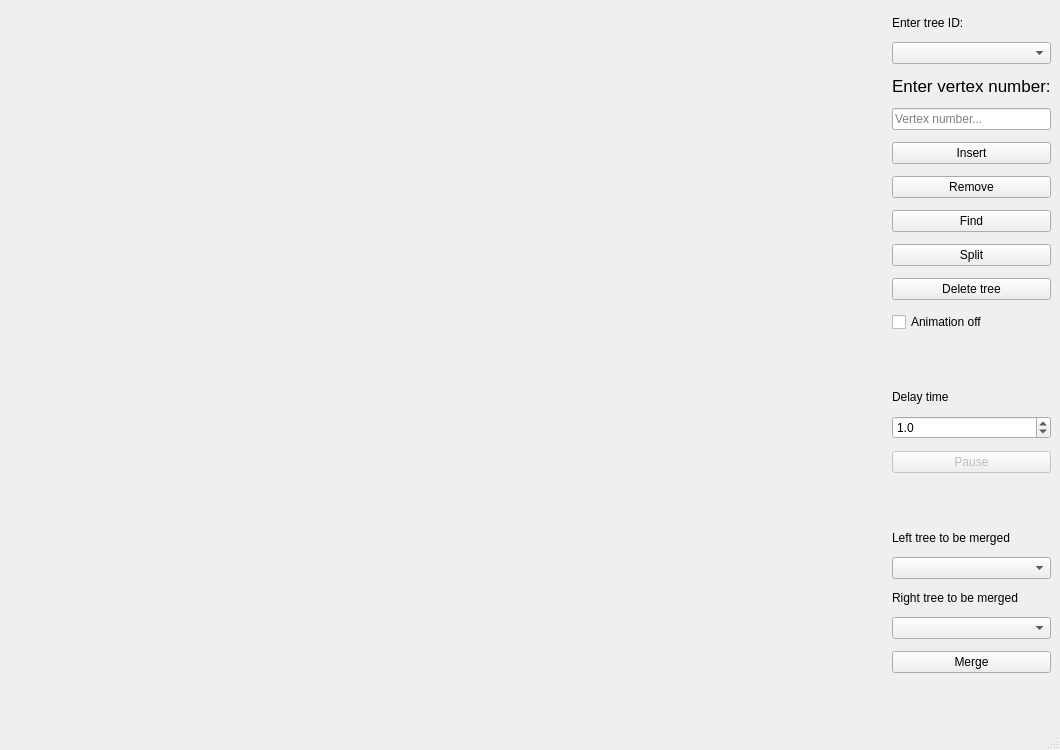
<?xml version="1.0" encoding="UTF-8"?>
<ui version="4.0">
 <class>MainWindow</class>
 <widget class="QMainWindow" name="MainWindow">
  <property name="geometry">
   <rect>
    <x>0</x>
    <y>0</y>
    <width>1060</width>
    <height>750</height>
   </rect>
  </property>
  <property name="windowTitle">
   <string>DSViz</string>
  </property>
  <property name="layoutDirection">
   <enum>Qt::LeftToRight</enum>
  </property>
  <widget class="QWidget" name="centralwidget">
   <layout class="QVBoxLayout" name="verticalLayout">
    <item>
     <layout class="QHBoxLayout" name="horizontalLayout_2" stretch="0,30,0">
      <property name="sizeConstraint">
       <enum>QLayout::SetDefaultConstraint</enum>
      </property>
      <item>
       <widget class="QwtSlider" name="qwt_slider" native="true"/>
      </item>
      <item>
       <widget class="QwtPlot" name="qwt_plot" native="true"/>
      </item>
      <item>
       <layout class="QVBoxLayout" name="verticalLayout_2">
        <property name="spacing">
         <number>12</number>
        </property>
        <property name="topMargin">
         <number>7</number>
        </property>
        <item>
         <widget class="QLabel" name="label_2">
          <property name="text">
           <string>Enter tree ID:</string>
          </property>
         </widget>
        </item>
        <item>
         <widget class="QComboBox" name="maintreeId"/>
        </item>
        <item>
         <widget class="QLabel" name="label">
          <property name="font">
           <font>
            <family>.AppleSystemUIFont</family>
            <pointsize>13</pointsize>
           </font>
          </property>
          <property name="text">
           <string>Enter vertex number:</string>
          </property>
         </widget>
        </item>
        <item>
         <widget class="QLineEdit" name="vertexId">
          <property name="inputMask">
           <string/>
          </property>
          <property name="text">
           <string/>
          </property>
          <property name="placeholderText">
           <string>Vertex number...</string>
          </property>
         </widget>
        </item>
        <item>
         <widget class="QPushButton" name="insertButton">
          <property name="text">
           <string>Insert</string>
          </property>
         </widget>
        </item>
        <item>
         <widget class="QPushButton" name="removeButton">
          <property name="text">
           <string>Remove</string>
          </property>
         </widget>
        </item>
        <item>
         <widget class="QPushButton" name="findButton">
          <property name="text">
           <string>Find</string>
          </property>
         </widget>
        </item>
        <item>
         <widget class="QPushButton" name="splitButton">
          <property name="text">
           <string>Split</string>
          </property>
         </widget>
        </item>
        <item>
         <widget class="QPushButton" name="deltreeButton">
          <property name="text">
           <string>Delete tree</string>
          </property>
         </widget>
        </item>
        <item>
         <widget class="QCheckBox" name="animationOff">
          <property name="text">
           <string>Animation off</string>
          </property>
         </widget>
        </item>
        <item>
         <spacer name="verticalSpacer_4">
          <property name="orientation">
           <enum>Qt::Vertical</enum>
          </property>
          <property name="sizeHint" stdset="0">
           <size>
            <width>20</width>
            <height>40</height>
           </size>
          </property>
         </spacer>
        </item>
        <item>
         <widget class="QLabel" name="label_5">
          <property name="text">
           <string>Delay time</string>
          </property>
         </widget>
        </item>
        <item>
         <widget class="QDoubleSpinBox" name="delayTime">
          <property name="focusPolicy">
           <enum>Qt::NoFocus</enum>
          </property>
          <property name="readOnly">
           <bool>false</bool>
          </property>
          <property name="decimals">
           <number>1</number>
          </property>
          <property name="minimum">
           <double>0.000000000000000</double>
          </property>
          <property name="maximum">
           <double>10.000000000000000</double>
          </property>
          <property name="singleStep">
           <double>0.100000000000000</double>
          </property>
          <property name="value">
           <double>1.000000000000000</double>
          </property>
         </widget>
        </item>
        <item>
         <widget class="QPushButton" name="pauseButton">
          <property name="enabled">
           <bool>false</bool>
          </property>
          <property name="text">
           <string>Pause</string>
          </property>
         </widget>
        </item>
        <item>
         <spacer name="verticalSpacer_3">
          <property name="orientation">
           <enum>Qt::Vertical</enum>
          </property>
          <property name="sizeHint" stdset="0">
           <size>
            <width>20</width>
            <height>40</height>
           </size>
          </property>
         </spacer>
        </item>
        <item>
         <widget class="QLabel" name="label_3">
          <property name="text">
           <string>Left tree to be merged</string>
          </property>
         </widget>
        </item>
        <item>
         <widget class="QComboBox" name="lefttreeId"/>
        </item>
        <item>
         <widget class="QLabel" name="label_4">
          <property name="text">
           <string>Right tree to be merged</string>
          </property>
         </widget>
        </item>
        <item>
         <widget class="QComboBox" name="righttreeId"/>
        </item>
        <item>
         <widget class="QPushButton" name="mergeButton">
          <property name="text">
           <string>Merge</string>
          </property>
         </widget>
        </item>
        <item>
         <spacer name="verticalSpacer">
          <property name="orientation">
           <enum>Qt::Vertical</enum>
          </property>
          <property name="sizeHint" stdset="0">
           <size>
            <width>20</width>
            <height>40</height>
           </size>
          </property>
         </spacer>
        </item>
       </layout>
      </item>
     </layout>
    </item>
   </layout>
  </widget>
  <widget class="QMenuBar" name="menubar">
   <property name="geometry">
    <rect>
     <x>0</x>
     <y>0</y>
     <width>1060</width>
     <height>22</height>
    </rect>
   </property>
  </widget>
  <widget class="QStatusBar" name="statusbar"/>
 </widget>
 <customwidgets>
  <customwidget>
   <class>QwtPlot</class>
   <extends>QWidget</extends>
   <header>qwt_plot.h</header>
   <container>1</container>
  </customwidget>
  <customwidget>
   <class>QwtSlider</class>
   <extends>QWidget</extends>
   <header>qwt_slider.h</header>
   <container>1</container>
  </customwidget>
 </customwidgets>
 <resources/>
 <connections/>
</ui>
